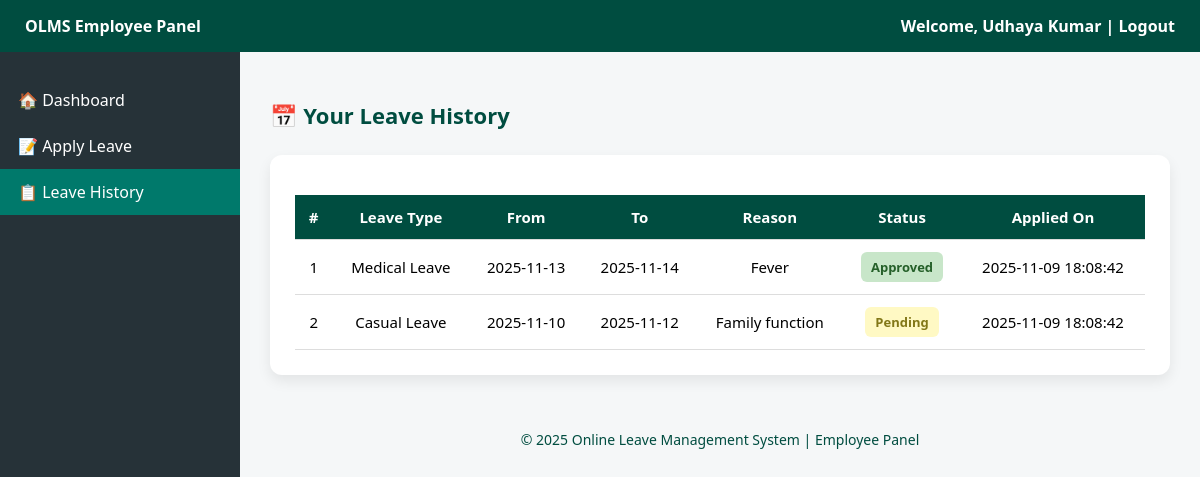
The page /employee/leave-history.php (signed in) on the database its author committed.
### tables this page shows
CREATE TABLE IF NOT EXISTS tblemployees (
  id INT AUTO_INCREMENT PRIMARY KEY,
  FullName VARCHAR(100) NOT NULL,
  Email VARCHAR(100) UNIQUE NOT NULL,
  Password VARCHAR(255) NOT NULL,
  RegDate TIMESTAMP DEFAULT CURRENT_TIMESTAMP
);

CREATE TABLE IF NOT EXISTS tblleaves (
  id INT AUTO_INCREMENT PRIMARY KEY,
  empid INT NOT NULL,
  LeaveType VARCHAR(100) NOT NULL,
  FromDate DATE NOT NULL,
  ToDate DATE NOT NULL,
  Description TEXT,
  Status VARCHAR(20) DEFAULT 'Pending',
  CreationDate DATETIME DEFAULT CURRENT_TIMESTAMP,
  FOREIGN KEY (empid) REFERENCES tblemployees(id) ON DELETE CASCADE
);

### employee/leave-history.php (the view, shortened to what this page needs)
<?php
include('../includes/config.php');
if (isset($_SESSION['eid'])) {
    $stmt = $dbh->prepare("SELECT id, FullName FROM tblemployees WHERE id=:id");
    $stmt->bindParam(':id', $_SESSION['eid']);
} else {
    $stmt = $dbh->prepare("SELECT id, FullName FROM tblemployees WHERE Email=:email");
    $stmt->bindParam(':email', $_SESSION['emplogin']);
}
$stmt->execute();
$user = $stmt->fetch(PDO::FETCH_OBJ);
$sql = "SELECT LeaveType, FromDate, ToDate, Description, Status, CreationDate FROM tblleaves WHERE empid = :empid ORDER BY id DESC";
$query = $dbh->prepare($sql); $query->bindParam(':empid', $user->id); $query->execute();
$leaves = $query->fetchAll(PDO::FETCH_OBJ);
?><!DOCTYPE html><html lang="en"><head><meta charset="UTF-8"><meta name="viewport" content="width=device-width, initial-scale=1.0">
</head><body>
<div class="header"><div>OLMS Employee Panel</div><div>Welcome, <?php echo htmlentities($user->FullName); ?> | <a href="logout.php" style="color:#fff;text-decoration:none;">Logout</a></div></div>
<div class="wrapper"><nav class="sidebar">
<a href="dashboard.php">🏠 Dashboard</a><a href="apply-leave.php">📝 Apply Leave</a><a href="leave-history.php" class="active">📋 Leave History</a>
</nav><main class="main"><h2>📅 Your Leave History</h2><div class="card">
<table><thead><tr><th>#</th><th>Leave Type</th><th>From</th><th>To</th><th>Reason</th><th>Status</th><th>Applied On</th></tr></thead><tbody>
<?php if ($leaves) { $cnt = 1; foreach ($leaves as $leave) { $lc = strtolower($leave->Status);
echo "<tr><td>{$cnt}</td><td>".htmlentities($leave->LeaveType)."</td><td>".htmlentities($leave->FromDate)."</td><td>".htmlentities($leave->ToDate)."</td>
<td>".htmlentities($leave->Description)."</td><td><span class='status {$lc}'>".htmlentities($leave->Status)."</span></td><td>".htmlentities($leave->CreationDate)."</td></tr>"; $cnt++; } }
else { echo "<tr><td colspan='7'>No leave records found.</td></tr>"; } ?>
</tbody></table></div><footer>© <?php echo date("Y"); ?> Online Leave Management System | Employee Panel</footer></main></div></body></html>

### employee/leave-history.php (style rules this page uses)
body { font-family:"Segoe UI",Arial;background:#f5f7f8;margin:0 }
.header { background:#004d40;color:#fff;padding:15px 25px;display:flex;justify-content:space-between;align-items:center;font-weight:600 }
.wrapper { display:flex }
.sidebar { width:240px;background:#263238;color:#fff;min-height:calc(100vh - 56px);padding-top:25px }
.sidebar a { display:block;color:#fff;padding:12px 18px;text-decoration:none;transition:.3s }
.sidebar a:hover,.sidebar a.active { background:#00796b }
.main { flex:1;padding:30px }
.main h2 { font-size:22px;color:#004d40;margin-bottom:25px }
.card { background:#fff;border-radius:12px;padding:25px;box-shadow:0 6px 14px rgba(0,0,0,0.08) }
table { width:100%;border-collapse:collapse;margin-top:15px }
th,td { text-align:center;padding:12px;border-bottom:1px solid #ddd;font-size:15px }
th { background:#004d40;color:#fff;font-weight:600 }
.status { font-weight:bold;border-radius:6px;padding:6px 10px;display:inline-block;font-size:13px }
.approved { background:#c8e6c9;color:#256029 }
.pending { background:#fff9c4;color:#827717 }
footer { text-align:center;margin-top:40px;padding:15px;font-size:14px;color:#004d40 }

### rows shown on the page
tblemployees: FullName "Udhaya Kumar"
tblleaves: LeaveType "Medical Leave", FromDate "2025-11-13", ToDate "2025-11-14", Description "Fever", Status "Approved", CreationDate "2025-11-09 18:08:42"
tblleaves: LeaveType "Casual Leave", FromDate "2025-11-10", ToDate "2025-11-12", Description "Family function", Status "Pending", CreationDate "2025-11-09 18:08:42"
